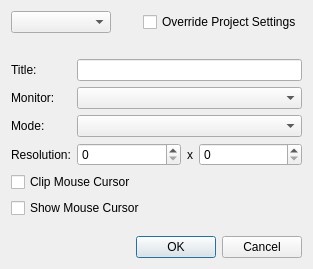
<?xml version="1.0" encoding="UTF-8"?>
<ui version="4.0">
 <class>ezQtWindowCfgDlg</class>
 <widget class="QDialog" name="ezQtWindowCfgDlg">
  <property name="geometry">
   <rect>
    <x>0</x>
    <y>0</y>
    <width>313</width>
    <height>269</height>
   </rect>
  </property>
  <property name="minimumSize">
   <size>
    <width>250</width>
    <height>200</height>
   </size>
  </property>
  <property name="maximumSize">
   <size>
    <width>350</width>
    <height>300</height>
   </size>
  </property>
  <property name="windowTitle">
   <string>Window Configuration</string>
  </property>
  <property name="windowIcon">
   <iconset resource="../QtResources/resources.qrc">
    <normaloff>:/EditorFramework/Icons/WindowConfig16.png</normaloff>:/EditorFramework/Icons/WindowConfig16.png</iconset>
  </property>
  <layout class="QVBoxLayout" name="verticalLayout">
   <item>
    <layout class="QHBoxLayout" name="horizontalLayout_2">
     <item>
      <widget class="QComboBox" name="m_ComboWnd">
       <property name="minimumSize">
        <size>
         <width>100</width>
         <height>0</height>
        </size>
       </property>
      </widget>
     </item>
     <item>
      <spacer name="horizontalSpacer">
       <property name="orientation">
        <enum>Qt::Horizontal</enum>
       </property>
       <property name="sizeHint" stdset="0">
        <size>
         <width>40</width>
         <height>20</height>
        </size>
       </property>
      </spacer>
     </item>
     <item>
      <widget class="QCheckBox" name="m_CheckOverrideDefault">
       <property name="text">
        <string>Override Project Settings</string>
       </property>
      </widget>
     </item>
    </layout>
   </item>
   <item>
    <spacer name="verticalSpacer_2">
     <property name="orientation">
      <enum>Qt::Vertical</enum>
     </property>
     <property name="sizeType">
      <enum>QSizePolicy::Fixed</enum>
     </property>
     <property name="sizeHint" stdset="0">
      <size>
       <width>20</width>
       <height>20</height>
      </size>
     </property>
    </spacer>
   </item>
   <item>
    <layout class="QGridLayout" name="gridLayout">
     <item row="2" column="0">
      <widget class="QLabel" name="label_3">
       <property name="text">
        <string>Mode:</string>
       </property>
      </widget>
     </item>
     <item row="1" column="1">
      <widget class="QComboBox" name="m_ComboMonitor"/>
     </item>
     <item row="3" column="0">
      <widget class="QLabel" name="label_4">
       <property name="text">
        <string>Resolution:</string>
       </property>
      </widget>
     </item>
     <item row="0" column="0">
      <widget class="QLabel" name="label">
       <property name="text">
        <string>Title:</string>
       </property>
      </widget>
     </item>
     <item row="0" column="1">
      <widget class="QLineEdit" name="m_LineEditTitle"/>
     </item>
     <item row="3" column="1">
      <layout class="QHBoxLayout" name="horizontalLayout">
       <item>
        <widget class="QSpinBox" name="m_SpinResX">
         <property name="sizePolicy">
          <sizepolicy hsizetype="MinimumExpanding" vsizetype="Fixed">
           <horstretch>0</horstretch>
           <verstretch>0</verstretch>
          </sizepolicy>
         </property>
         <property name="minimum">
          <number>0</number>
         </property>
         <property name="maximum">
          <number>5000</number>
         </property>
         <property name="singleStep">
          <number>10</number>
         </property>
        </widget>
       </item>
       <item>
        <widget class="QLabel" name="label_5">
         <property name="text">
          <string>x</string>
         </property>
        </widget>
       </item>
       <item>
        <widget class="QSpinBox" name="m_SpinResY">
         <property name="sizePolicy">
          <sizepolicy hsizetype="MinimumExpanding" vsizetype="Fixed">
           <horstretch>0</horstretch>
           <verstretch>0</verstretch>
          </sizepolicy>
         </property>
         <property name="minimum">
          <number>0</number>
         </property>
         <property name="maximum">
          <number>5000</number>
         </property>
         <property name="singleStep">
          <number>10</number>
         </property>
        </widget>
       </item>
      </layout>
     </item>
     <item row="1" column="0">
      <widget class="QLabel" name="label_2">
       <property name="text">
        <string>Monitor:</string>
       </property>
      </widget>
     </item>
     <item row="2" column="1">
      <widget class="QComboBox" name="m_ComboMode"/>
     </item>
     <item row="5" column="0" colspan="2">
      <widget class="QCheckBox" name="m_ShowMouseCursor">
       <property name="text">
        <string>Show Mouse Cursor</string>
       </property>
      </widget>
     </item>
     <item row="4" column="0" colspan="2">
      <widget class="QCheckBox" name="m_ClipMouseCursor">
       <property name="text">
        <string>Clip Mouse Cursor</string>
       </property>
      </widget>
     </item>
    </layout>
   </item>
   <item>
    <spacer name="verticalSpacer">
     <property name="orientation">
      <enum>Qt::Vertical</enum>
     </property>
     <property name="sizeHint" stdset="0">
      <size>
       <width>20</width>
       <height>40</height>
      </size>
     </property>
    </spacer>
   </item>
   <item>
    <widget class="QDialogButtonBox" name="m_ButtonBox">
     <property name="standardButtons">
      <set>QDialogButtonBox::Cancel|QDialogButtonBox::Ok</set>
     </property>
    </widget>
   </item>
  </layout>
 </widget>
 <resources>
  <include location="../../../Code/Tools/GuiFoundation/QtResources/resources.qrc"/>
  <include location="../QtResources/resources.qrc"/>
 </resources>
 <connections/>
</ui> 
